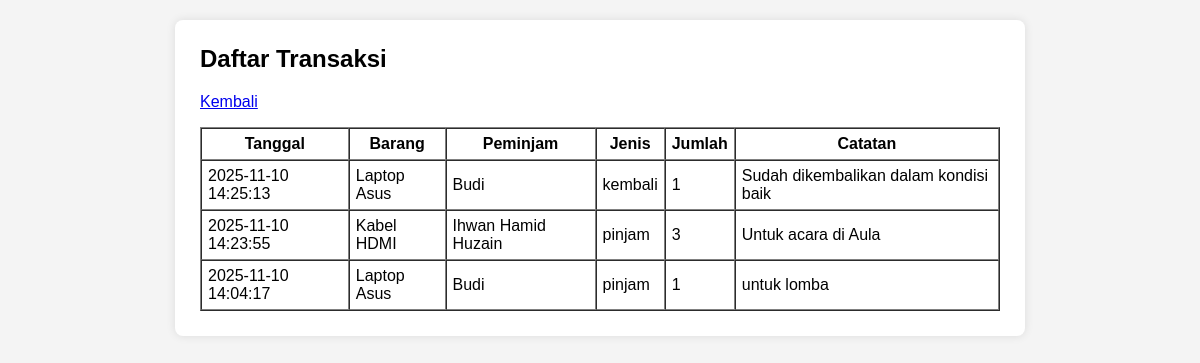
/transaksi.php (signed in), run on the app's committed database.
### tables this page shows
CREATE TABLE `transaksi` (
  `id` int(11) NOT NULL,
  `barang_id` int(11) NOT NULL,
  `peminjam` varchar(100) NOT NULL,
  `jenis` enum('pinjam','kembali') NOT NULL,
  `jumlah` int(11) NOT NULL,
  `tanggal` datetime DEFAULT current_timestamp(),
  `catatan` text DEFAULT NULL
);

CREATE TABLE `barang` (
  `id` int(11) NOT NULL,
  `nama` varchar(150) NOT NULL,
  `deskripsi` text DEFAULT NULL,
  `jumlah` int(11) NOT NULL DEFAULT 0,
  `tersedia` int(11) NOT NULL DEFAULT 0,
  `lokasi` varchar(100) DEFAULT NULL,
  `kode` varchar(50) DEFAULT NULL,
  `created_at` timestamp NOT NULL DEFAULT current_timestamp()
);

### transaksi.php (the view, shortened to what this page needs)
<?php
require_once 'helpers.php';
$sql = "SELECT t.*, b.nama AS nama_barang FROM transaksi t JOIN barang b ON t.barang_id = b.id ORDER BY t.tanggal DESC";
$res = $mysqli->query($sql);
?>
<!doctype html>
<html>
<head>
</head>
<body>
    <div class="container">
        <h2>Daftar Transaksi</h2>
        <p><a href="index.php">Kembali</a></p>
        <table border="1" cellpadding="6" cellspacing="0">
            <tr>
                <th>Tanggal</th>
                <th>Barang</th>
                <th>Peminjam</th>
                <th>Jenis</th>
                <th>Jumlah</th>
                <th>Catatan</th>
            </tr>
            <?php while ($row = $res->fetch_assoc()): ?>
                <tr>
                    <td><?= $row['tanggal'] ?></td>
                    <td><?= htmlspecialchars($row['nama_barang']) ?></td>
                    <td><?= htmlspecialchars($row['peminjam']) ?></td>
                    <td><?= $row['jenis'] ?></td>
                    <td><?= $row['jumlah'] ?></td>
                    <td><?= htmlspecialchars($row['catatan']) ?></td>
                </tr>
            <?php endwhile; ?>
        </table>
    </div>
</body>
</html>

### transaksi.php (style rules this page uses)
body { font-family: Arial, sans-serif; background: #f4f4f4; margin: 0; padding: 20px; }
.container { background: #fff; padding: 25px; max-width: 800px; margin: auto; border-radius: 8px; box-shadow: 0 0 10px rgba(0,0,0,0.1); }
h2 { margin-top: 0; font-size: 24px; }

### data on the page
transaksi: tanggal "2025-11-10 14:25:13", barang.nama "Laptop Asus", peminjam "Budi", jenis "kembali", jumlah "1", catatan "Sudah dikembalikan dalam kondisi baik"
transaksi: tanggal "2025-11-10 14:23:55", barang.nama "Kabel HDMI", peminjam "Ihwan Hamid Huzain", jenis "pinjam", jumlah "3", catatan "Untuk acara di Aula"
transaksi: tanggal "2025-11-10 14:04:17", barang.nama "Laptop Asus", peminjam "Budi", jenis "pinjam", jumlah "1", catatan "untuk lomba"
